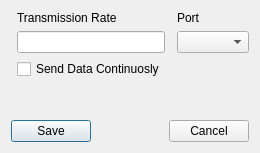
<?xml version="1.0" encoding="UTF-8"?>
<ui version="4.0">
 <class>Dialog</class>
 <widget class="QDialog" name="Dialog">
  <property name="enabled">
   <bool>true</bool>
  </property>
  <property name="geometry">
   <rect>
    <x>0</x>
    <y>0</y>
    <width>252</width>
    <height>153</height>
   </rect>
  </property>
  <property name="sizePolicy">
   <sizepolicy hsizetype="Ignored" vsizetype="Ignored">
    <horstretch>0</horstretch>
    <verstretch>0</verstretch>
   </sizepolicy>
  </property>
  <property name="windowTitle">
   <string>Dialog</string>
  </property>
  <layout class="QGridLayout" name="gridLayout" rowstretch="0,0,0" columnstretch="0,0">
   <item row="0" column="1">
    <layout class="QFormLayout" name="formLayout_2">
     <item row="0" column="1">
      <widget class="QLabel" name="label_2">
       <property name="text">
        <string>Port</string>
       </property>
      </widget>
     </item>
     <item row="1" column="1">
      <widget class="QComboBox" name="cmb_port"/>
     </item>
    </layout>
   </item>
   <item row="2" column="0" colspan="2">
    <layout class="QHBoxLayout" name="horizontalLayout" stretch="3,5,3">
     <item>
      <widget class="QPushButton" name="pushButton">
       <property name="text">
        <string>Save</string>
       </property>
      </widget>
     </item>
     <item>
      <spacer name="horizontalSpacer">
       <property name="orientation">
        <enum>Qt::Orientation::Horizontal</enum>
       </property>
       <property name="sizeHint" stdset="0">
        <size>
         <width>40</width>
         <height>20</height>
        </size>
       </property>
      </spacer>
     </item>
     <item>
      <widget class="QPushButton" name="pushButton_2">
       <property name="text">
        <string>Cancel</string>
       </property>
      </widget>
     </item>
    </layout>
   </item>
   <item row="1" column="0" colspan="2">
    <spacer name="verticalSpacer_3">
     <property name="orientation">
      <enum>Qt::Orientation::Vertical</enum>
     </property>
     <property name="sizeHint" stdset="0">
      <size>
       <width>20</width>
       <height>20</height>
      </size>
     </property>
    </spacer>
   </item>
   <item row="0" column="0">
    <layout class="QFormLayout" name="formLayout">
     <item row="3" column="1">
      <widget class="QCheckBox" name="checkBox">
       <property name="text">
        <string>Send Data Continuosly</string>
       </property>
      </widget>
     </item>
     <item row="2" column="1">
      <widget class="QLineEdit" name="transmission_rate"/>
     </item>
     <item row="1" column="1">
      <widget class="QLabel" name="label">
       <property name="text">
        <string>Transmission Rate</string>
       </property>
      </widget>
     </item>
    </layout>
   </item>
  </layout>
 </widget>
 <resources/>
 <connections/>
</ui>
